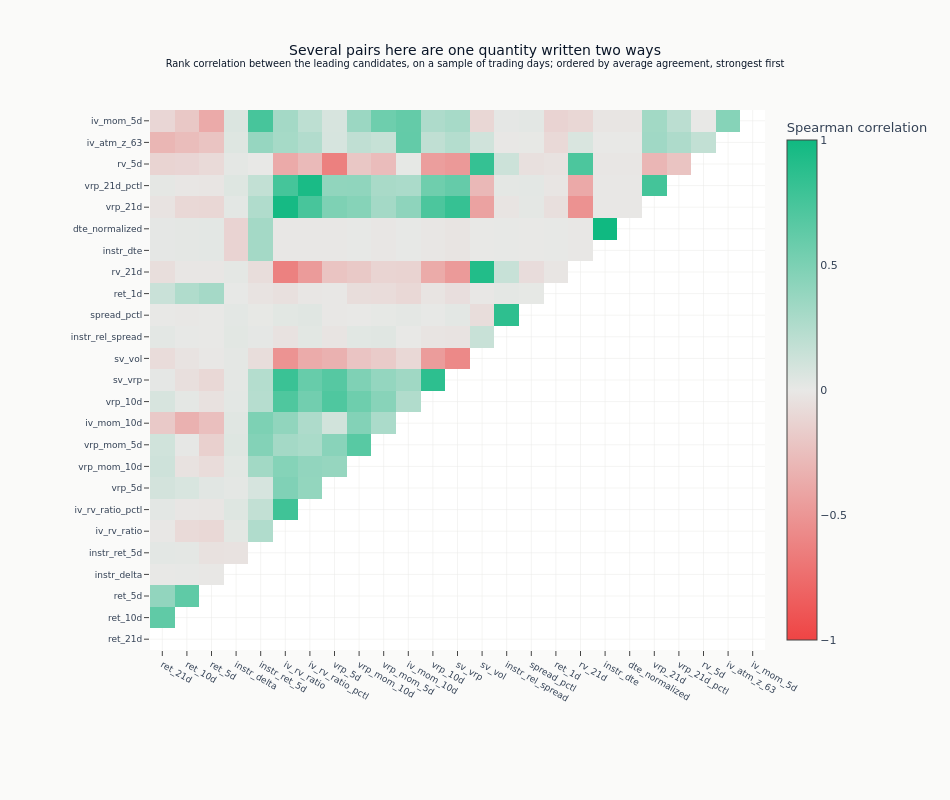

Notebook cell for this chart:
### Markdown cell above
The map below is restricted to the leading candidates, because at fifty a full matrix
has unreadable labels and is mostly empty space, and to one triangle, because a
correlation matrix is symmetric and drawing both halves says everything twice. The rows
keep the ranking used everywhere else in the notebook - largest average agreement first
- so a block of colour is a group of near-copies that also rank near each other.

### Code cell
_div = style.ml4t_diverging()
ml4t_corr_scale = [[0.0, _div[0]], [0.5, _div[1]], [1.0, _div[2]]]
corr_plot_features = eval_summary.head(min(25, len(eval_summary)))["feature"].to_list()
corr_plot = corr_matrix.loc[corr_plot_features, corr_plot_features]
corr_display = corr_plot.mask(np.triu(np.ones(corr_plot.shape, dtype=bool)))
fig = go.Figure(
    data=go.Heatmap(
        z=corr_display.values,
        x=corr_plot.columns.tolist(),
        y=corr_plot.columns.tolist(),
        colorscale=ml4t_corr_scale,
        zmid=0,
        zmin=-1,
        zmax=1,
        colorbar=dict(title="Spearman correlation"),
    )
)
fig.update_layout(
    title={
        "text": (
            "Several pairs here are one quantity written two ways"
            "<br><sup>Rank correlation between the leading candidates, on a sample of trading "
            "days; ordered by average agreement, strongest first</sup>"
        )
    },
    template="ml4t",
    height=800,
    width=950,
    margin=dict(l=150, r=50, t=110, b=150),
)
fig.update_xaxes(tickfont=dict(size=9))
fig.update_yaxes(tickfont=dict(size=9))
show_plotly_with_alt(
    fig,
    "Lower-triangular heatmap of the Spearman rank correlation between 25 candidates on a "
    "sample of trading days, ordered by average agreement with the strongest first, on a "
    "red-to-green scale from -1 to +1. Three quarters of the 300 off-diagonal cells are paler "
    "than 0.3 either way. The green ones mark pairs that are close to one quantity written "
    "twice: instr_dte with dte_normalized at exactly 1.00, rv_10d and rv_21d with sv_vol at "
    "0.94 and 0.92, instr_rel_spread with spread_pctl and sv_vrp with vrp_10d both at 0.86, and "
    "iv_rv_ratio with iv_rv_ratio_pctl at 0.78. The strongest red cells set realized volatility "
    "against the variance-risk-premium terms - rv_5d with vrp_5d and rv_21d with iv_rv_ratio "
    "both at -0.63, sv_vrp with sv_vol at -0.58 - so those pairs move opposite each other "
    "rather than independently.",
)

### Figure 1 — Plotly figure (JSON) as saved in the notebook; plotly's stock layout.template omitted (floating-point values rounded to 4 significant figures; data arrays with more than 128 entries replaced by an {"elided": "..."} marker saying what was removed)
{"data": [{"colorbar": {"title": {"text": "Spearman correlation"}}, "colorscale": [[0.0, "#ef4444"], [0.5, "#e8e8e6"], [1.0, "#10b981"]], "type": "heatmap", "x": ["ret_21d", "ret_10d", "ret_5d", "instr_delta", "instr_ret_5d", "iv_rv_ratio", "iv_rv_ratio_pctl", "vrp_5d", "vrp_mom_10d", "vrp_mom_5d", "iv_mom_10d", "vrp_10d", "sv_vrp", "sv_vol", "instr_rel_spread", "spread_pctl", "ret_1d", "rv_21d", "instr_dte", "dte_normalized", "vrp_21d", "vrp_21d_pctl", "rv_5d", "iv_atm_z_63", "iv_mom_5d"], "y": ["ret_21d", "ret_10d", "ret_5d", "instr_delta", "instr_ret_5d", "iv_rv_ratio", "iv_rv_ratio_pctl", "vrp_5d", "vrp_mom_10d", "vrp_mom_5d", "iv_mom_10d", "vrp_10d", "sv_vrp", "sv_vol", "instr_rel_spread", "spread_pctl", "ret_1d", "rv_21d", "instr_dte", "dte_normalized", "vrp_21d", "vrp_21d_pctl", "rv_5d", "iv_atm_z_63", "iv_mom_5d"], "z": {"elided": "25x25 float values"}, "zmax": 1, "zmid": 0, "zmin": -1}], "layout": {"height": 800, "margin": {"b": 150, "l": 150, "r": 50, "t": 110}, "title": {"text": "Several pairs here are one quantity written two ways<br><sup>Rank correlation between the leading candidates, on a sample of trading days; ordered by average agreement, strongest first</sup>"}, "width": 950, "xaxis": {"tickfont": {"size": 9}}, "yaxis": {"tickfont": {"size": 9}}}}
